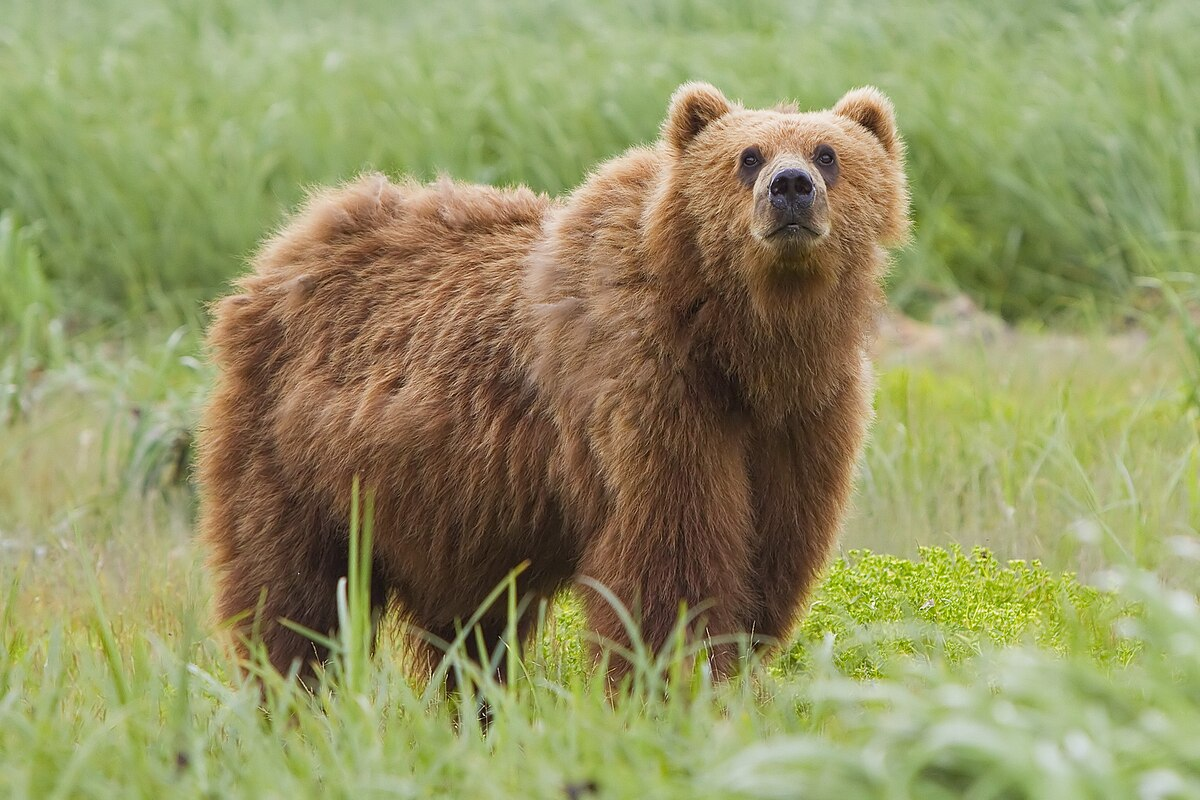
#> input picture Threshoding/bear.jpg, 1200 x 800 px
$ python adaptive_threshold.py
#> lines starting #> are read from the running program, lines starting #| are printed output that depends on the picture
import os
import cv2

folder = os.path.dirname(os.path.abspath(__file__))
image_path = os.path.join(folder, 'bear.jpg')

img = cv2.imread(image_path)
#> img is the input picture: shape (800, 1200, 3); mean B, G, R 98.9, 147.6, 147.1

image_gray = cv2.cvtColor(img, cv2.COLOR_BGR2GRAY)
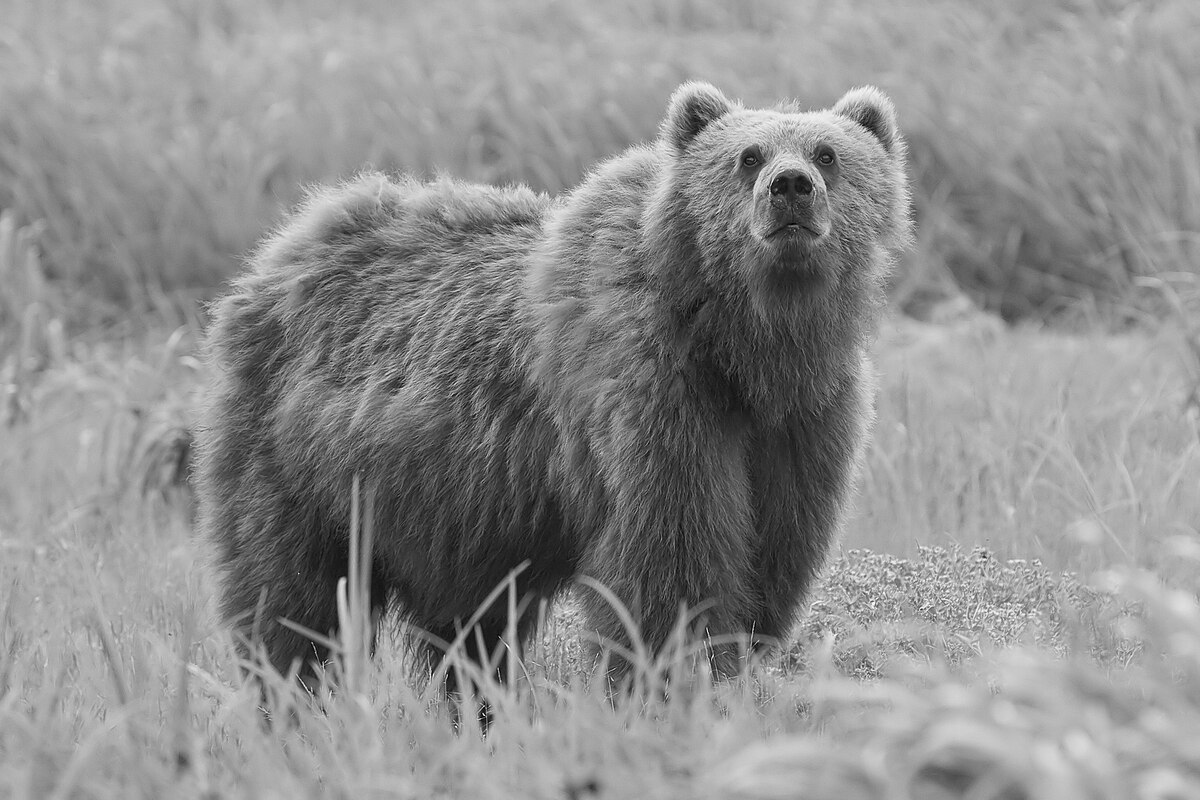
#> image_gray: shape (800, 1200); min 1, max 253, mean 141.9

thresh = cv2.adaptiveThreshold(image_gray, 255, cv2.ADAPTIVE_THRESH_GAUSSIAN_C, cv2.THRESH_BINARY, 21, 10)
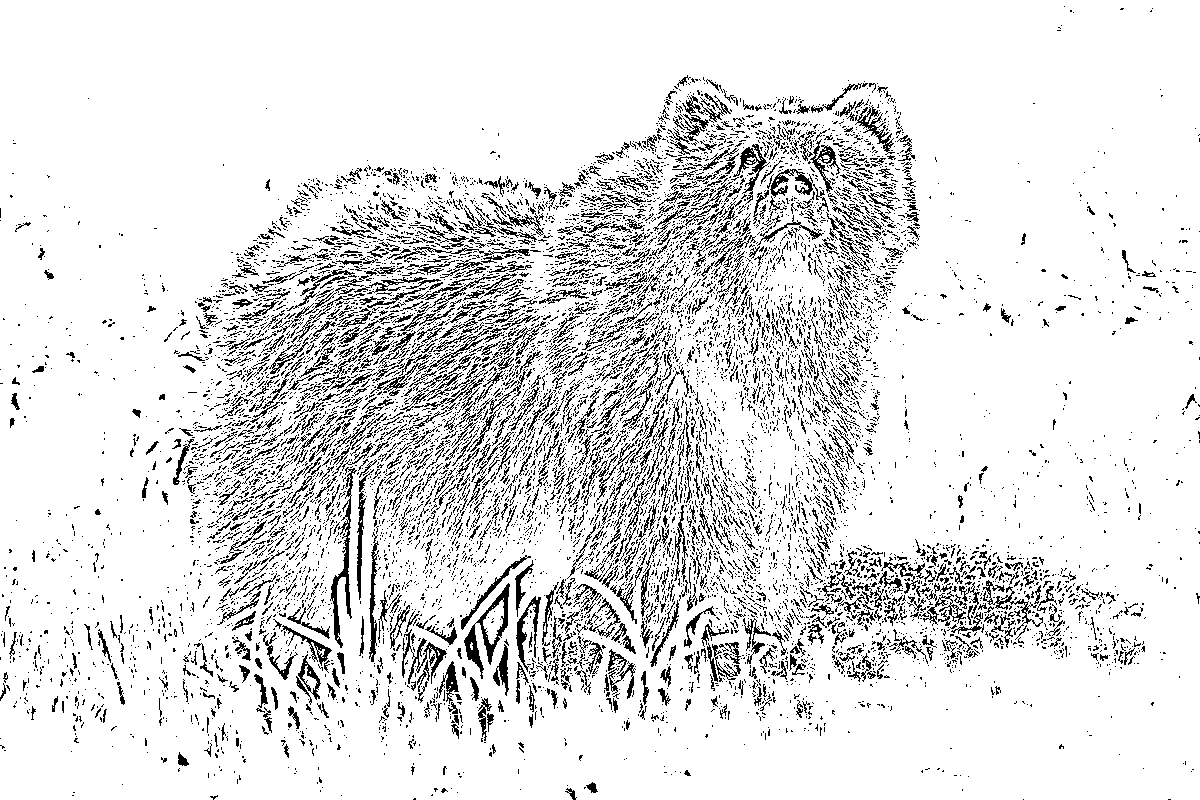
#> thresh: shape (800, 1200); 88.3% white; black in thin lines or dots

cv2.imshow('img', img)
cv2.imshow('thresh', thresh)
cv2.waitKey(0)
